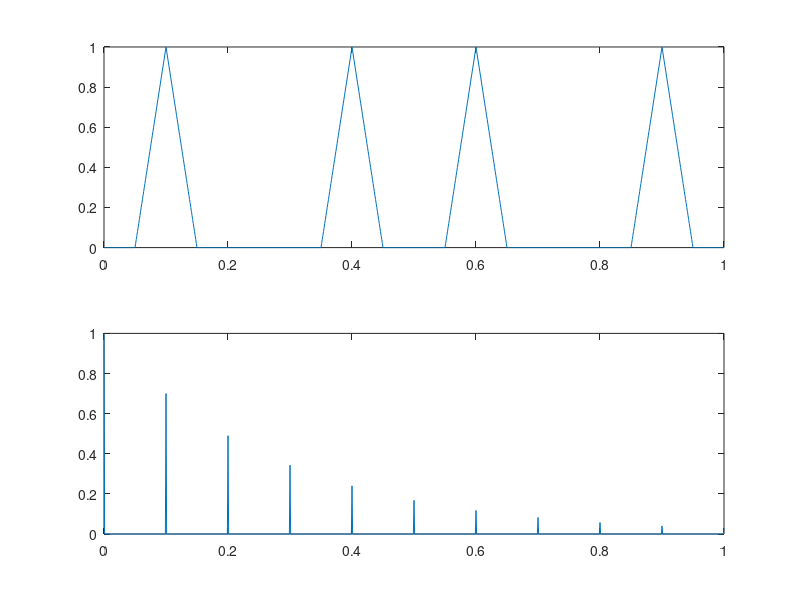

Write the MATLAB code that produced this figure.
t = 0 : 1/1e3 : 1; 
d = [0.1 0.4 0.6 0.9]'; 
y = pulstran(t,d,'tripuls',0.1,0);
d1=[0 : 1/1E1 : 1 ; 0.7.^(0:10)]';
y1 = pulstran(t,d1,'gauspuls',10e3,0.5);
subplot(211);
plot(t,y)
axis tight
subplot(212);
plot(t,y1)
axis tight
